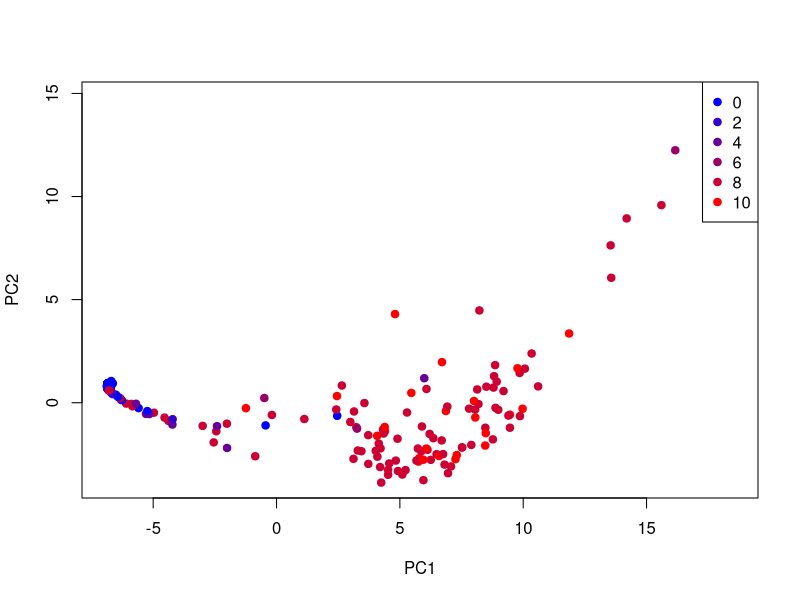
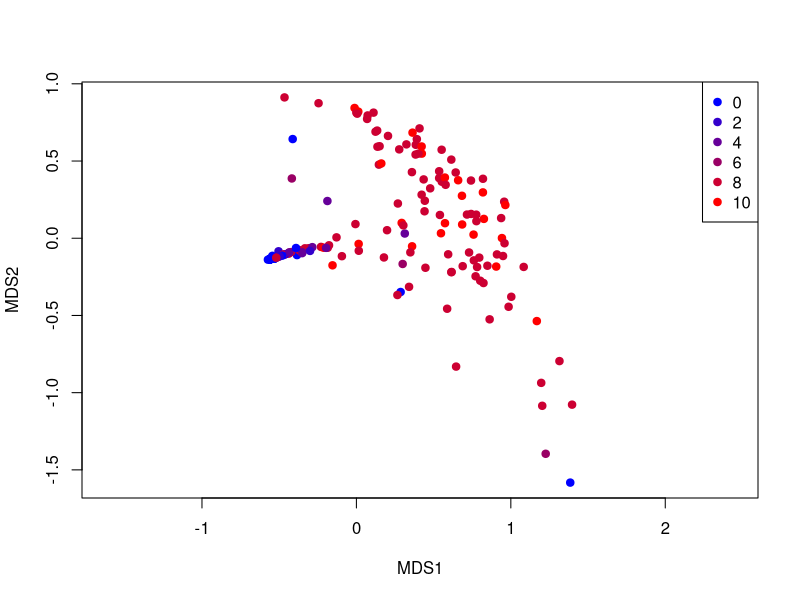
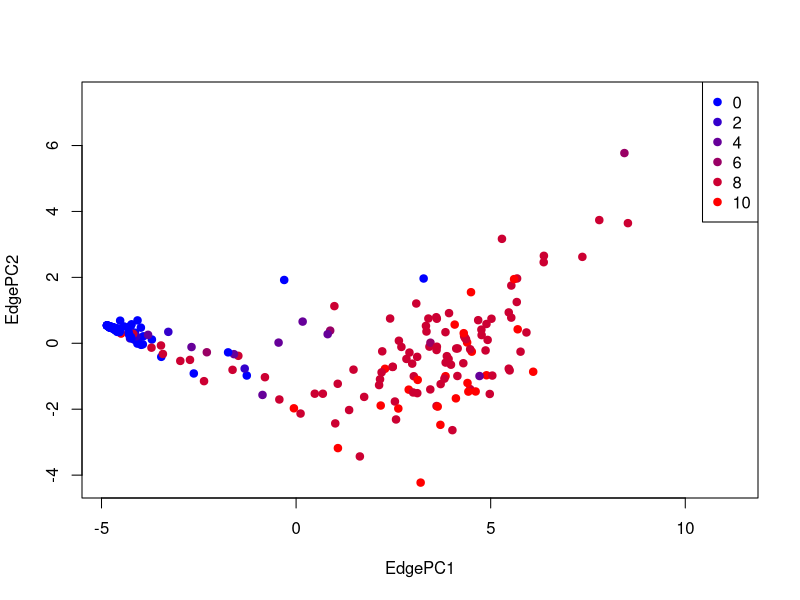

Recreate these plots in R, in order.
#!/usr/bin/Rscript

# Read pairwise emd dists mat and edge pca projection
kr_dists <- read.csv( file="emd.mat", sep=" ", head=FALSE )
proj <- read.csv( file="proj.csv", sep=",", head=FALSE )

# Read sample assignments
#emd_ass <- read.csv( file="emd_assignments.csv", sep="\t", head=FALSE )
#imb_ass <- read.csv( file="imbalance_assignments.csv", sep="\t", head=FALSE )

# Tests
#mds_mat <- cmdscale(kr_dists, add=TRUE)
#mds_mat <- wcmdscale(kr_dists)
#mds_mat <- monoMDS(kr_dists)

# Run PCA and MDS
pca_mat <- prcomp(kr_dists)
mds_mat <- cmdscale(kr_dists)

# Use gradient for nugent
nugent_col <- colorRampPalette(c('blue','red'))
nugent_pal <- nugent_col(6)[as.numeric(cut( proj$V4, breaks = 6))]
nugent_cuts <- c( "0", "2", "4", "6", "8", "10" )

# Use three colors for three clusters
rgb_pal <- colorRampPalette(c('#E41A1C', '#377EB8', '#4DAF4A'))
opb_pal <- colorRampPalette(c('#999999', '#984EA3', '#FF7F00'))
#emd_pal <- rgb_pal(3)[as.numeric(cut( emd_ass$V2, breaks = 3))]
#imb_pal <- opb_pal(3)[as.numeric(cut( imb_ass$V2, breaks = 3))]

# Make PCA graph
#svg( "pca_emd.svg" )
#plot( pca_mat$x[,1:2], pch=19, col=emd_pal )

#svg( "pca_imb.svg" )
#plot( pca_mat$x[,1:2], pch=19, col=imb_pal )

svg( "pca_nugent.svg" )
plot( pca_mat$x[,1:2], pch=19, col=nugent_pal )
legend("topright", nugent_cuts, col=nugent_col(6), pch=19 )

# Print MDS
MDS1 <- -mds_mat[, 1]
MDS2 <- mds_mat[, 2]

#svg( "mds_emd.svg" )
#plot( MDS1, MDS2, asp = 1, pch=19, col=emd_pal )

#svg( "mds_imb.svg" )
#plot( MDS1, MDS2, asp = 1, pch=19, col=imb_pal )

svg( "mds_nugent.svg" )
plot( MDS1, MDS2, asp = 1, pch=19, col=nugent_pal )
legend("topright", nugent_cuts, col=nugent_col(6), pch=19 )

# Print Edge PCA graph
EdgePC1 <- -proj$V2
EdgePC2 <- proj$V3
#svg( "epca_emd.svg" )
#plot( EdgePC1, EdgePC2, pch=19, col=emd_pal )

#svg( "epca_imb.svg" )
#plot( EdgePC1, EdgePC2, pch=19, col=imb_pal )

svg( "epca_nugent.svg" )
plot( EdgePC1, EdgePC2, pch=19, col=nugent_pal )
legend("topright", nugent_cuts, col=nugent_col(6), pch=19 )
